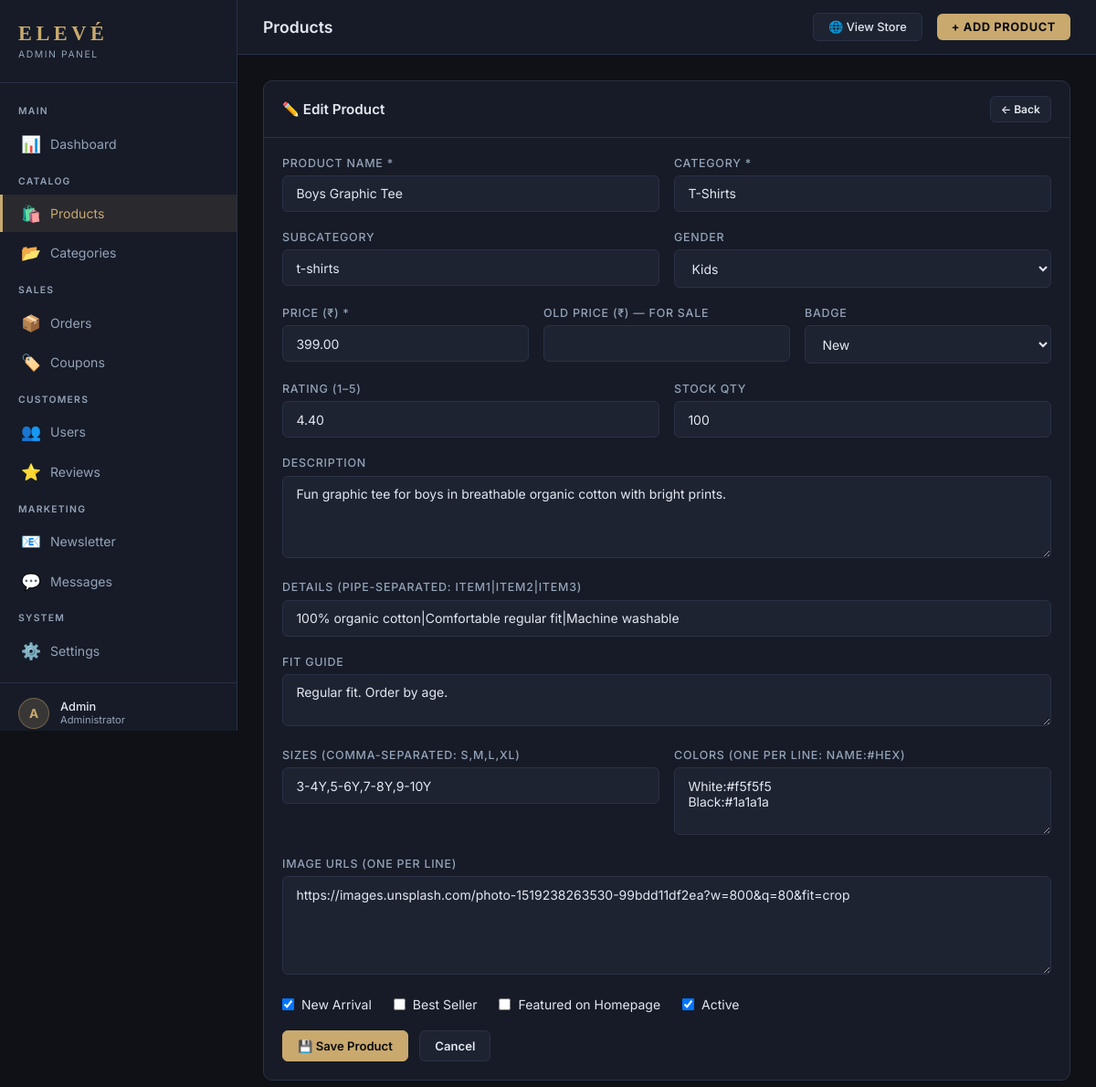
Screenshot of /admin/products.php?action=edit&id=29 (signed in) with the database file from the repository.
### tables this page shows
CREATE TABLE IF NOT EXISTS products (
    id INT AUTO_INCREMENT PRIMARY KEY,
    name VARCHAR(200) NOT NULL,
    category VARCHAR(100) NOT NULL,
    subcategory VARCHAR(100),
    gender ENUM('men', 'women', 'kids', 'unisex', '') DEFAULT '',
    price DECIMAL(10,2) NOT NULL,
    old_price DECIMAL(10,2) DEFAULT NULL,
    badge VARCHAR(50) DEFAULT NULL,
    rating DECIMAL(3,2) DEFAULT 4.5,
    reviews_count INT DEFAULT 0,
    is_new_arrival TINYINT(1) DEFAULT 0,
    is_best_seller TINYINT(1) DEFAULT 0,
    is_featured TINYINT(1) DEFAULT 0,
    is_active TINYINT(1) DEFAULT 1,
    stock_qty INT DEFAULT 100,
    description TEXT,
    fit TEXT,
    details TEXT,
    slug VARCHAR(200),
    created_at TIMESTAMP DEFAULT CURRENT_TIMESTAMP,
    updated_at TIMESTAMP DEFAULT CURRENT_TIMESTAMP ON UPDATE CURRENT_TIMESTAMP
);

### admin/products.php (the view, shortened to what this page needs)
<?php
require_once 'includes/header.php';
$db      = getDB();
$action  = $_REQUEST['action'] ?? 'list';
?>
<?php if ($action === 'add' || $action === 'edit'): ?>
  <?php
  $product = null;
  if ($action === 'edit') {
    $pid     = (int) ($_GET['id'] ?? 0);
    $product = $db->query("SELECT * FROM products WHERE id=$pid")->fetch();
    $images  = $db->query("SELECT url FROM product_images WHERE product_id=$pid ORDER BY sort_order")->fetchAll(PDO::FETCH_COLUMN);
    $sizes   = $db->query("SELECT size FROM product_sizes WHERE product_id=$pid ORDER BY id")->fetchAll(PDO::FETCH_COLUMN);
    $colors  = $db->query("SELECT CONCAT(name,':',hex) FROM product_colors WHERE product_id=$pid ORDER BY id")->fetchAll(PDO::FETCH_COLUMN);
  }
  ?>
  <div class="card">
    <div class="card-header">
      <div class="card-title"><?= $action === 'add' ? '+ Add New Product' : '✏️ Edit Product' ?></div>
      <a href="products.php" class="btn btn-sm btn-ghost">← Back</a>
    </div>
    <div class="card-body">
      <form method="POST" autocomplete="off">
        <div class="form-row">
          <div class="form-group">
            <label class="form-label">Product Name *</label>
            <input type="text" name="name" class="form-control" required
                   value="<?= htmlspecialchars($product['name'] ?? '') ?>">
          </div>
          <div class="form-group">
            <label class="form-label">Category *</label>
            <input type="text" name="category" class="form-control" required placeholder="e.g. T-Shirts, Jackets"
                   value="<?= htmlspecialchars($product['category'] ?? '') ?>">
          </div>
        </div>
        <div class="form-row">
          <div class="form-group">
            <label class="form-label">Subcategory</label>
            <input type="text" name="subcategory" class="form-control" placeholder="e.g. hoodies, jeans"
                   value="<?= htmlspecialchars($product['subcategory'] ?? '') ?>">
          </div>
          <div class="form-group">
            <label class="form-label">Gender</label>
            <select name="gender" class="form-control">
              <option value="kids" <?= ($product['gender']??'')==='kids'?'selected':'' ?>>Kids</option>
            </select>
          </div>
        </div>
        <div class="form-row-3">
          <div class="form-group">
            <label class="form-label">Price (₹) *</label>
            <input type="number" name="price" class="form-control" step="0.01" required min="0"
                   value="<?= $product['price'] ?? '' ?>">
          </div>
          <div class="form-group">
            <label class="form-label">Old Price (₹) — for sale</label>
            <input type="number" name="old_price" class="form-control" step="0.01" min="0"
                   value="<?= $product['old_price'] ?? '' ?>">
          </div>
          <div class="form-group">
            <label class="form-label">Badge</label>
            <select name="badge" class="form-control">
              <?php foreach (['New','Best Seller','Sale','Limited','Hot'] as $b): ?>
              <option value="<?= $b ?>" <?= ($product['badge']??'')===$b?'selected':'' ?>><?= $b ?></option>
              <?php endforeach; ?>
            </select>
          </div>
        </div>
        <div class="form-row">
          <div class="form-group">
            <label class="form-label">Rating (1–5)</label>
            <input type="number" name="rating" class="form-control" step="0.1" min="1" max="5"
                   value="<?= $product['rating'] ?? '4.5' ?>">
          </div>
          <div class="form-group">
            <label class="form-label">Stock Qty</label>
            <input type="number" name="stock_qty" class="form-control" min="0"
                   value="<?= $product['stock_qty'] ?? '100' ?>">
          </div>
        </div>
        <div class="form-group">
          <label class="form-label">Description</label>
          <textarea name="description" class="form-control" rows="4"><?= htmlspecialchars($product['description'] ?? '') ?></textarea>
        </div>
        <div class="form-group">
          <label class="form-label">Details (pipe-separated: item1|item2|item3)</label>
          <input type="text" name="details" class="form-control" placeholder="100% Cotton|Machine washable|Slim fit"
                 value="<?= htmlspecialchars($product['details'] ?? '') ?>">
        </div>
        <div class="form-group">
          <label class="form-label">Fit Guide</label>
          <textarea name="fit" class="form-control" rows="2"><?= htmlspecialchars($product['fit'] ?? '') ?></textarea>
        </div>
        <div class="form-row">
          <div class="form-group">
            <label class="form-label">Sizes (comma-separated: S,M,L,XL)</label>
            <input type="text" name="sizes" class="form-control" placeholder="S,M,L,XL"
                   value="<?= htmlspecialchars(implode(',', $sizes ?? [])) ?>">
          </div>
          <div class="form-group">
            <label class="form-label">Colors (one per line: Name:#hex)</label>
            <textarea name="colors" class="form-control" rows="3" placeholder="Black:#1a1a1a&#10;White:#f5f5f5"><?= htmlspecialchars(implode("\n", $colors ?? [])) ?></textarea>
          </div>
        </div>
        <div class="form-group">
          <label class="form-label">Image URLs (one per line)</label>
          <textarea name="images" class="form-control" rows="5" placeholder="https://images.unsplash.com/..."><?= htmlspecialchars(implode("\n", $images ?? [])) ?></textarea>
        </div>
        <div style="display:flex;gap:1.5rem;margin-bottom:1.25rem;flex-wrap:wrap">
          <label style="display:flex;align-items:center;gap:.5rem;cursor:pointer;font-size:.875rem">
            <input type="checkbox" name="is_new_arrival" <?= ($product['is_new_arrival']??0)?'checked':'' ?>> New Arrival
          </label>
          <label style="display:flex;align-items:center;gap:.5rem;cursor:pointer;font-size:.875rem">
            <input type="checkbox" name="is_best_seller" <?= ($product['is_best_seller']??0)?'checked':'' ?>> Best Seller
          </label>
          <label style="display:flex;align-items:center;gap:.5rem;cursor:pointer;font-size:.875rem">
            <input type="checkbox" name="is_featured" <?= ($product['is_featured']??1)?'checked':'' ?>> Featured on Homepage
          </label>
          <label style="display:flex;align-items:center;gap:.5rem;cursor:pointer;font-size:.875rem">
            <input type="checkbox" name="is_active" <?= ($product['is_active']??1)?'checked':'' ?>> Active
          </label>
        </div>
        <button type="submit" class="btn btn-primary">💾 Save Product</button>
        <a href="products.php" class="btn btn-ghost" style="margin-left:.5rem">Cancel</a>
      </form>
    </div>
  </div>
<?php endif; ?>
<?php require_once 'includes/footer.php'; ?>

### admin/includes/header.php (style rules this page uses)
*,*::before,*::after { box-sizing:border-box;margin:0;padding:0 }
:root { --bg:#0f1117;--surface:#161b27;--surface2:#1e2332;--border:#2a3146; --text:#e2e8f0;--muted:#94a3b8;--accent:#c9a96e;--accent-h:#d4b87d; --success:#10b981;--danger:#ef4444;--warning:#f59e0b;--info:#3b82f6; --sidebar-w:260px; }
body { font-family:'Inter',-apple-system,sans-serif;background:var(--bg);color:var(--text);min-height:100vh;overflow-x:hidden }
a { color:inherit;text-decoration:none }
button { font:inherit;cursor:pointer;border:none;background:none;color:inherit }
.card { background:var(--surface);border:1px solid var(--border);border-radius:10px;overflow:hidden }
.card-header { padding:1rem 1.25rem;border-bottom:1px solid var(--border);display:flex;align-items:center;justify-content:space-between }
.card-title { font-size:.95rem;font-weight:600;color:var(--text) }
.card-body { padding:1.25rem }
.btn { display:inline-flex;align-items:center;gap:.4rem;padding:.5rem 1rem;border-radius:6px;font-size:.82rem;font-weight:600;transition:all .15s;cursor:pointer;border:1px solid transparent }
.btn-primary { background:var(--accent);color:#0a0a0a;border-color:var(--accent) }
.btn-sm { padding:.35rem .7rem;font-size:.75rem }
.btn-ghost { background:var(--surface2);color:var(--text);border-color:var(--border) }
.form-group { margin-bottom:1.25rem }
.form-label { display:block;font-size:.78rem;font-weight:500;color:var(--muted);margin-bottom:.4rem;text-transform:uppercase;letter-spacing:.06em }
.form-control { width:100%;padding:.65rem .9rem;background:var(--surface2);border:1.5px solid var(--border);border-radius:6px;color:var(--text);font-size:.875rem;font-family:inherit;transition:border-color .15s,box-shadow .15s;outline:none;resize:vertical }
select.form-control { cursor:pointer }
.form-row { display:grid;grid-template-columns:1fr 1fr;gap:1rem }
.form-row-3 { display:grid;grid-template-columns:repeat(3,1fr);gap:1rem }

### rows the page displays
products: name "Boys Graphic Tee", category "T-Shirts", subcategory "t-shirts", gender "Kids", price "399.00", badge "New", rating "4.40", stock_qty "100", description "Fun graphic tee for boys in breathable organic cotton with bright prints.", details "100% organic cotton|Comfortable regular fit|Machine washable", fit "Regular fit. Order by age.", is_new_arrival "☑", is_active "☑"

### other values shown
substr($_SESSION['user_name'], 0, 1) "A"
$_SESSION['user_name'] "Admin"
$pageTitle "Products"
